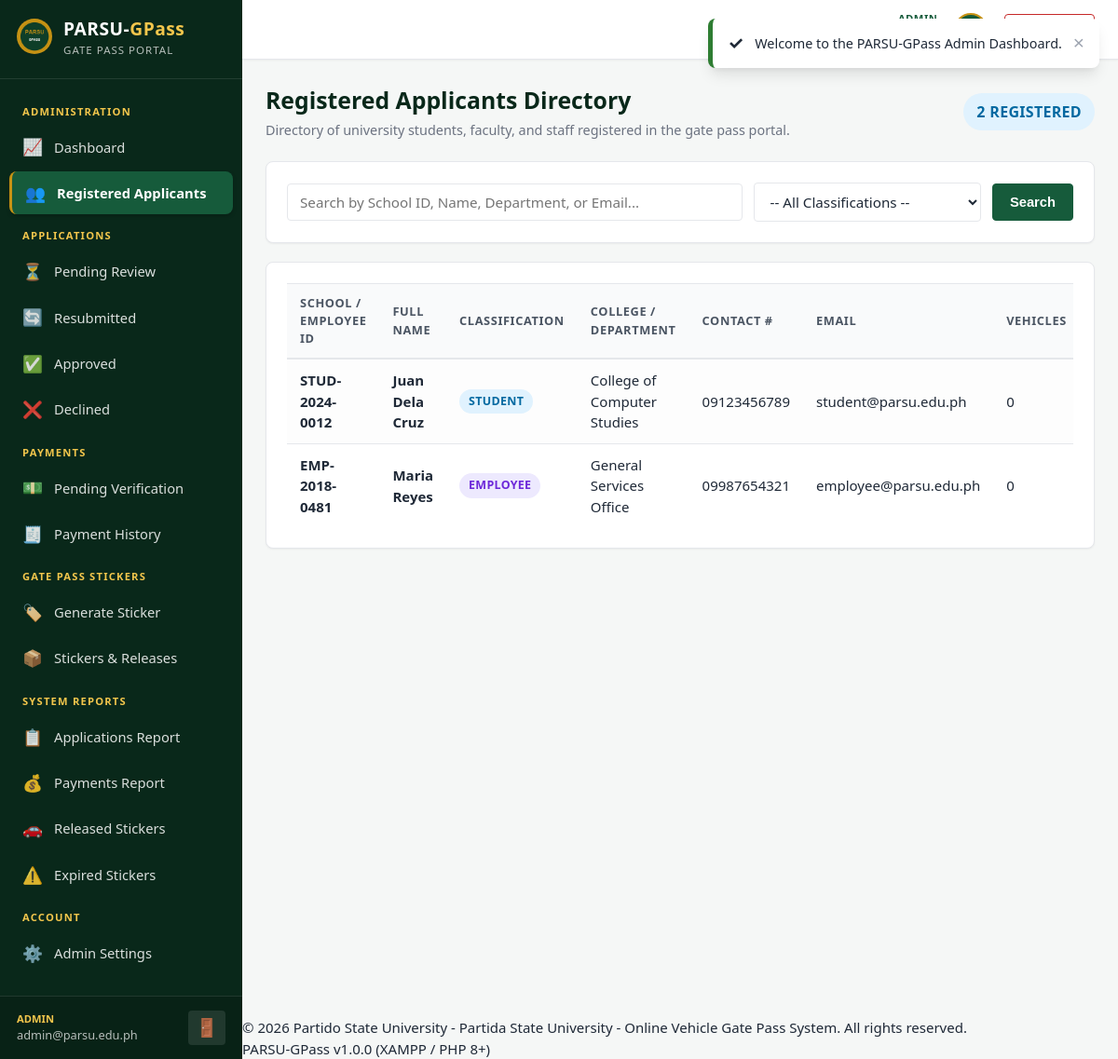
/admin/applicants/list.php (signed in), run on the app's committed database.
### tables this page shows
CREATE TABLE `applicant_profiles` (
  `applicant_id` INT AUTO_INCREMENT PRIMARY KEY,
  `user_id` INT NOT NULL UNIQUE,
  `applicant_type` ENUM('student', 'employee') NOT NULL,
  `school_id` VARCHAR(50) NOT NULL UNIQUE,
  `first_name` VARCHAR(100) NOT NULL,
  `middle_name` VARCHAR(100) NULL DEFAULT NULL,
  `last_name` VARCHAR(100) NOT NULL,
  `suffix` VARCHAR(20) NULL DEFAULT NULL,
  `contact_number` VARCHAR(30) NOT NULL,
  `department` VARCHAR(150) NOT NULL,
  `course_year_section` VARCHAR(150) NULL DEFAULT NULL,
  `created_at` TIMESTAMP NOT NULL DEFAULT CURRENT_TIMESTAMP,
  CONSTRAINT `fk_applicant_user` FOREIGN KEY (`user_id`) REFERENCES `users` (`user_id`) ON DELETE CASCADE
);

CREATE TABLE `users` (
  `user_id` INT AUTO_INCREMENT PRIMARY KEY,
  `email` VARCHAR(150) NOT NULL UNIQUE,
  `password` VARCHAR(255) NOT NULL,
  `account_role` ENUM('applicant', 'admin') NOT NULL DEFAULT 'applicant',
  `account_status` ENUM('active', 'inactive') NOT NULL DEFAULT 'active',
  `created_at` TIMESTAMP NOT NULL DEFAULT CURRENT_TIMESTAMP
);

### includes/functions.php (called while the page is built, shortened)
<?php
function e(?string $string): string {
    return htmlspecialchars((string)$string, ENT_QUOTES, 'UTF-8');
}

### admin/applicants/list.php (the view, shortened to what this page needs)
<?php
$db = getDBConnection();
$search = trim($_GET['search'] ?? '');
$params = [];
$sql = "
    SELECT ap.*, u.email, u.account_status,
           (SELECT COUNT(*) FROM applications WHERE applicant_id = ap.applicant_id) as total_applications,
           (SELECT COUNT(*) FROM vehicles WHERE applicant_id = ap.applicant_id) as total_vehicles
    FROM applicant_profiles ap
    JOIN users u ON ap.user_id = u.user_id
    WHERE 1=1
";
$sql .= " ORDER BY ap.created_at DESC";
$stmt = $db->prepare($sql);
$stmt->execute($params);
$applicants = $stmt->fetchAll();
include __DIR__ . '/../../includes/header.php';
?>
<div class="page-title-bar">
    <div>
        <h1 class="page-title">Registered Applicants Directory</h1>
        <p class="page-subtitle">Directory of university students, faculty, and staff registered in the gate pass portal.</p>
    </div>
    <div>
        <span class="badge badge-primary" style="font-size: 1rem; padding: 8px 14px;">
            <?= count($applicants) ?> Registered
        </span>
    </div>
</div>
<div class="card" style="margin-bottom: 20px;">
    <form method="GET" action="<?= BASE_URL ?>/admin/applicants/list.php" class="filter-form">
        <div class="filter-row">
            <div class="search-input-wrap" style="flex: 2;">
                <input type="text" name="search" class="form-control" placeholder="Search by School ID, Name, Department, or Email..." value="<?= e($search) ?>">
            </div>
            <div style="flex: 1;">
                <select name="type" class="form-control">
                    <option value="">-- All Classifications --</option>
                </select>
            </div>
            <div class="filter-actions">
                <button type="submit" class="btn btn-primary">Search</button>
            </div>
        </div>
    </form>
</div>
<div class="card">
    <div class="table-responsive">
        <table class="table table-hover table-striped">
            <thead>
                <tr>
                    <th>School / Employee ID</th>
                    <th>Full Name</th>
                    <th>Classification</th>
                    <th>College / Department</th>
                    <th>Contact #</th>
                    <th>Email</th>
                    <th>Vehicles</th>
                </tr>
            </thead>
            <tbody>
                <?php if (empty($applicants)): ?>
                    <tr>
                        <td colspan="9" class="text-center text-muted" style="padding: 30px;">
                            No registered applicants found.
                        </td>
                    </tr>
                <?php else: ?>
                    <?php foreach ($applicants as $app): ?>
                        <tr>
                            <td><strong><?= e($app['school_id']) ?></strong></td>
                            <td>
                                <strong><?= e(trim($app['first_name'] . ' ' . $app['last_name'])) ?></strong>
                            </td>
                            <td>
                                <span class="badge <?= $app['applicant_type'] === 'employee' ? 'badge-indigo' : 'badge-primary' ?>">
                                    <?= ucfirst(e($app['applicant_type'])) ?>
                                </span>
                            </td>
                            <td><?= e($app['department']) ?></td>
                            <td><?= e($app['contact_number']) ?></td>
                            <td><?= e($app['email']) ?></td>
                            <td class="text-center"><?= $app['total_vehicles'] ?></td>
                        </tr>
                    <?php endforeach; ?>
                <?php endif; ?>
            </tbody>
        </table>
    </div>
</div>
<?php include __DIR__ . '/../../includes/footer.php'; ?>

### data on the page
applicant_profiles: school "STUD-2024-0012", first_name+last_name "Juan Dela Cruz", applicant_type "STUDENT", department "College of Computer Studies", contact_number "09123456789", user.email "student@parsu.edu.ph", total_vehicles "0"
applicant_profiles: school "EMP-2018-0481", first_name+last_name "Maria Reyes", applicant_type "EMPLOYEE", department "General Services Office", contact_number "09987654321", user.email "employee@parsu.edu.ph", total_vehicles "0"

### other printed values
$icon "✓"
$text "Welcome to the PARSU-GPass Admin Dashboard."
$role "ADMIN"
$_SESSION['user_email'] "admin@parsu.edu.ph"
count($applicants) "2"
UNIVERSITY_NAME "Partido State University"
APP_FULL_NAME "Partida State University - Online Vehicle Gate Pass System"
